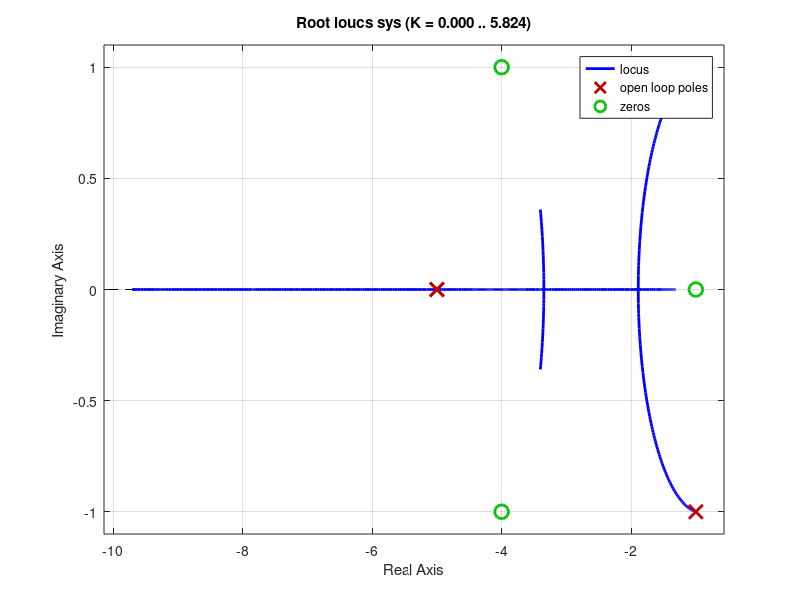

The MATLAB script that drew this image: (Note: this script raises an error after producing the figure.)
% Definindo o numerador e denominador
num = [1 9 25 17];          % s + 2
den = [1 12 47 70 50];      % s^2 - 4s + 13

% Criando a função de transferência
sys = tf(num, den);

% Plotando o Lugar das Raízes
rlocus(sys);
grid on;


[p, z, LS, sigma_A, phi_A, sigma_out, w_cross, phi_in, theta_out] = root_locus_out(num, den);
    
title(['$\mathrm{LGR:}\; G(s)=\frac{N(s)}{D(s)}$', newline, ...
       '$\mathrm{Polos}=', mat2str(p,3), '\;, \;', ...
       '\mathrm{Zeros}=', mat2str(z,3), '\;, \;', ...
       '\sigma_A=', num2str(sigma_A,3), '\;, \;', ...
       'L_s=', num2str(LS), '\;, \;', ...
       '\phi_A=', mat2str(phi_A,3), '\;, \;', ...
       '\sigma_{out}=', mat2str(sigma_out,3), '\;, \;', ...
       '\omega_c=', mat2str(w_cross,3), '\;, \;', ...
       '\phi_{in}=', mat2str(phi_in,3), '\;, \;', ...
       '\theta_{out}=', mat2str(theta_out,3), '$'], ...
       'Interpreter','latex')
   



function [p, z, LS, sigma_A, phi_A, sigma_out, w_cross, phi_in, theta_out] = root_locus_out(num, den)
    % Entrada:
    % num: Coeficientes do Numerador, do maior para o menor grau
    % den: Coeficientes do Denominador, do maior para o menor grau
    
    % Saída:
    % p: Polos de Malha Aberta
    % z: Zeros de Malha Aberta
    % LS: Número de Lugares Separados
    % Sigma_A: Ponto de partida das Assíntotas
    % Phi_A: Ângulo de Partida das Assíntotas
    % sigma_out: Pontos de Saída do Eixo Real
    % w_cross: Cruzamento do eixo imaginário
    % phi_in:  Ângulo de Entrada dos Zeros Complexos
    % theta_out: Ângulo de Saída dos Polos Complexos
    
    
    % Cálculo dos Polos e Zeros
    p = roots(den);
    z = roots(num);
    
    Np = length(p);
    Nz = length(z);
    
    % Cálculo dos Ângulos de Saída se Houver Polos Complexos
    theta_out = [];
    for i = 1:Np
        p_i = p(i);
        if imag(p_i) > 0
            theta_out(end+1) = pi - sum(angle(p_i - p(p ~= p_i))) + sum(angle(p_i - z));
        end
    end
    
    
    % Cálculo dos Ângilos de Entrada se Houver Zeros Complexos
    phi_in = [];
    for j = 1:Nz
        z_j = z(j);
        if imag(z_j) ~= 0
            phi_in(end+1) = pi - sum(angle(z_j - p)) + sum(angle(z_j - z(z ~= z_j)));
        end
    end
    
    % Conversão para graus
    phi_in = phi_in .*(180)/(pi);
    
    theta_out = theta_out .*(180)/(pi);

    % Número de Lugares Separados
    LS = max(Np, Nz);
    
    % Número de Polos Tendendo a zeros Infinitos Por Assíntotas
    N_A = Np - Nz;
    
    % Cálculo da Ângulação das Assíntotas
    q = 0:1:N_A-1;
    
    phi_A = ((2*q + 1)/(N_A)).* 180;
    
    sigma_A = real(sum(p) - sum(z))/N_A;
    
    % Cálculo Simbólico para Derivada e suas Raízes, Calculando K = -D(s)/N(s)
    syms s w K
    
    D_s = 0;
    for i = 0:Np
        D_s = D_s + den(Np-i+1)*s^(i);
    end
    
    N_s = 0;
    for j = 0:Nz
        N_s = N_s + num(Nz+1-j)*s^(j);
    end
    
    % p(s) = D_s/N_s;
    P_s = D_s/N_s;

    sigma_out = double(( solve(diff(P_s, s) == 0, s) ));
    
    % Denominador de Malha Fechada N(s) + K*D(s) para Routh Hurwitz
    den_mf = N_s + K*D_s;
    
    eq = subs(den_mf, s, 1i*w);
    
    eq_real = real(eq);
    eq_imag = imag(eq);
    
    sol = solve([eq_real == 0, eq_imag == 0], [w, K]);
    
    K_cross = double(sol.K);
    w_cross = double(sol.w);
    
    idx = K_cross> 0;
    
    % Pega os cruzamentos apenas para K>0
    w_cross = w_cross(idx);
    
    
    end
